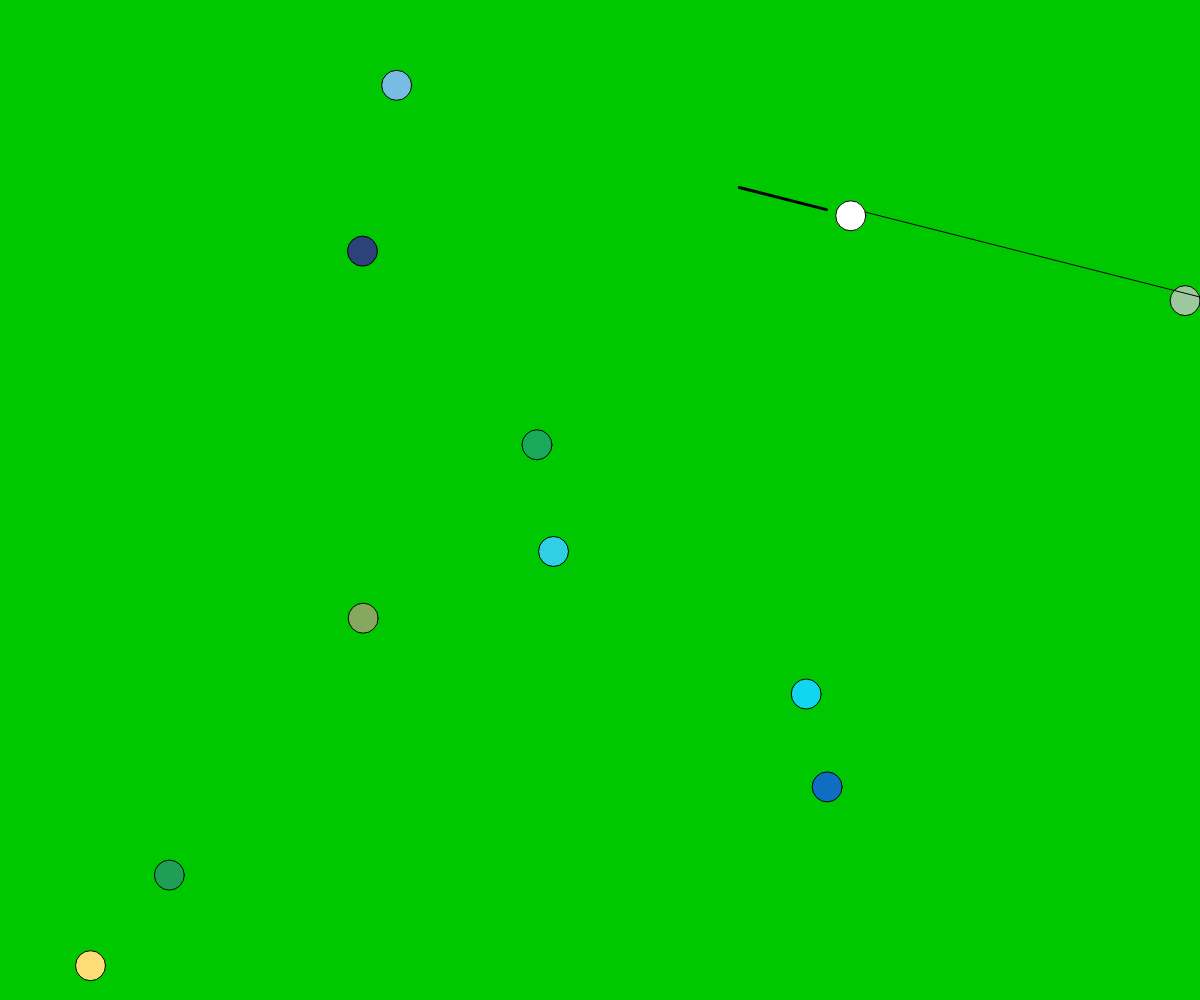
Frame 1 (no input)
Frame 60 (no input): identical to frame 1, image omitted
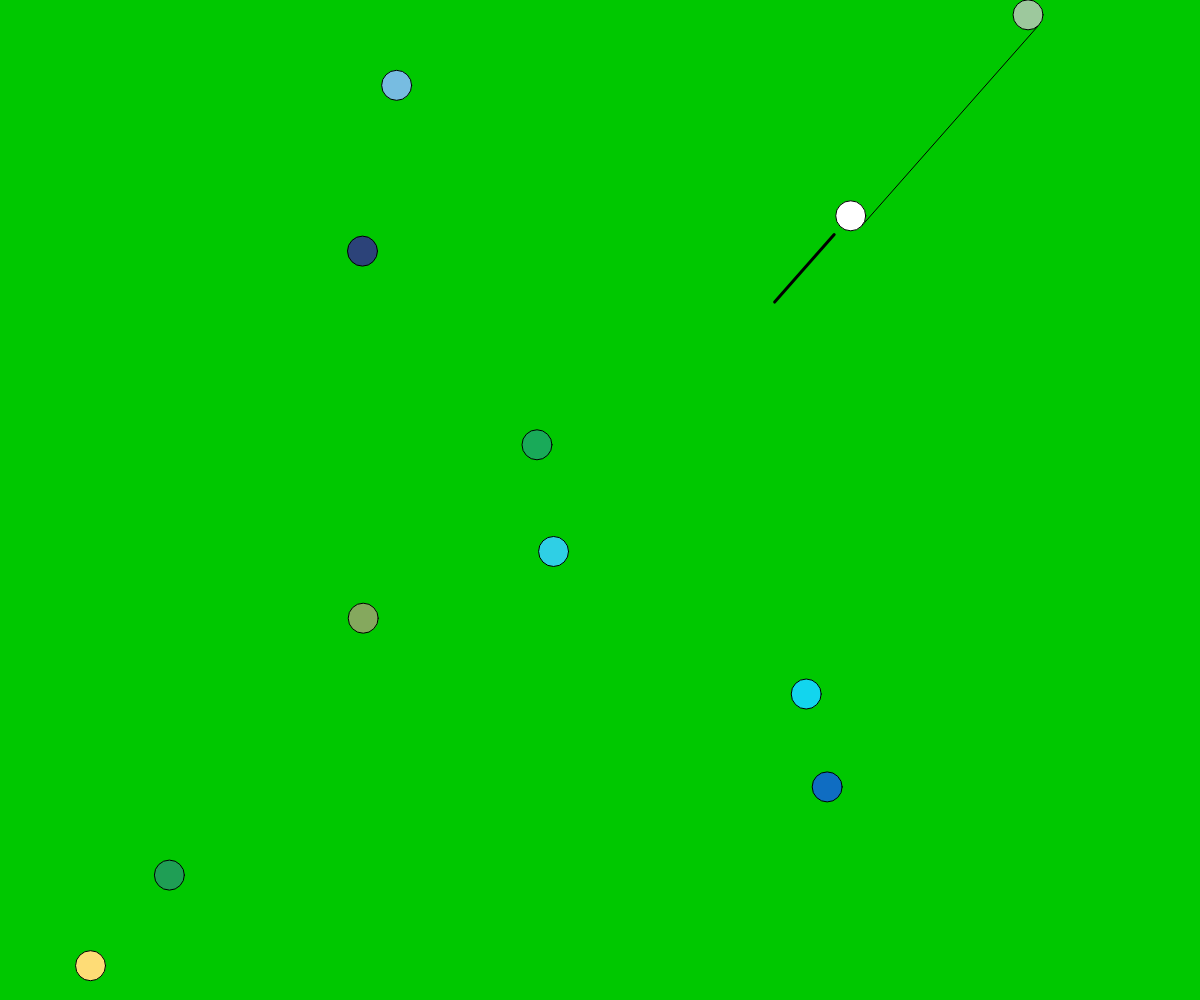
Frame 120 (the mouse pressed at the canvas centre since frame 60)

The p5.js sketch that drew these frames (run headless with seeded random() and noise() and a simulated clock; from frame 60 on, the mouse is pressed at the canvas centre):

// p5.js sketch
// ── sketch.js
let a = new Array(10);
let chosen = -1;
let mx = 0;
let my = 0;

function setup() {
	createCanvas(windowWidth, windowHeight);
	angleMode(RADIANS);
	for (let i = 0; i < a.length; i++) {
		let flag = false;
		let x;
		let y;
		while (!flag) {
			flag = true;
			x = random(dim / 2, width - dim / 2);
			y = random(dim / 2, height - dim / 2);
			for (let k = 0; k < i; k++) {
				if (sqrt(pow(a[k].px - x, 2) + pow(a[k].py - y, 2)) <= dim + 1) flag = false;
			}
		}
		a[i] = new ball(x, y);
	}
	a[0].r = 255;
	a[0].g = 255;
	a[0].b = 255;
}

function draw() {
	background(0, 200, 0);

	drawballs();
	updateballs();

}

function drawballs() {
	//steka
	strokeWeight(3);
	let angle = atan2(mouseY - a[0].py, mouseX - a[0].px);
	let amp = sqrt(pow(mouseY - a[0].py, 2) + pow(mouseX - a[0].px, 2));
	let dif = sqrt(pow(mouseX - a[0].px, 2) + pow(mouseY - a[0].py, 2)) - sqrt(pow(a[0].px - mx, 2) + pow(a[0].py - my, 2));
	if (abs(a[0].sx) < 0.01 && abs(a[0].sy) < 0.01) {
		if (chosen == 1) {
			line(a[0].px + (dim / 2 + dif + 10) * cos(angle), a[0].py + (dim / 2 + dif + 10) * sin(angle), a[0].px + (dim / 2 + dif + 100) * cos(angle), a[0].py + (dim / 2 + dif + 100) * sin(angle));
		} else {
			line(a[0].px + (dim / 2 + 10) * cos(angle), a[0].py + (dim / 2 + 10) * sin(angle), (dim / 2 + 100) * cos(angle) + a[0].px, (dim / 2 + 100) * sin(angle) + a[0].py);
		}
		//projection ball
		strokeWeight(1);
		let dis = 0;
		let x;
		let y;
		let found = false;
		while (!found) {
			dis++;
			x = a[0].px - dis * cos(angle);
			y = a[0].py - dis * sin(angle);
			if (x < dim / 2) found = true;
			if (x > width - dim / 2) found = true;
			if (y < dim / 2) found = true;
			if (y > height - dim / 2) found = true;
			for (let i = 1; i < a.length; i++) {
				if (sqrt(pow(x - a[i].px, 2) + pow(y - a[i].py, 2)) < dim) found = true;
			}
		}
		fill(200, 200, 200, 200);
		strokeWeight(1);
		circle(x, y, dim);
		line(sin(angle-PI/2) * dim / 2 + a[0].px, cos(angle-PI/2) * dim / 2 + a[0].py, sin(angle-PI/2) * dim / 2 + x, cos(angle-PI/2) * dim / 2 + y);
	}
	//balls
	for (let i = 0; i < a.length; i++) {
		strokeWeight(1);
		fill(a[i].r, a[i].g, a[i].b);
		circle(a[i].px, a[i].py, a[i].d);
	}
}

function updateballs() {
	for (let i = 0; i < a.length; i++) {
		a[i].update();
		for (let k = 0; k < a.length; k++) {
			if (i != k) a[i].collision(a[k]);
		}
		a[i].setbounds();
	}
}

function mousePressed() {
	mx = mouseX;
	my = mouseY;
	chosen = 1;
}

function mouseReleased() {
	let angle = atan2(mouseY - a[0].py, mouseX - a[0].px);
	let dif = sqrt(pow(mouseX - a[0].px, 2) + pow(mouseY - a[0].py, 2)) - sqrt(pow(a[0].px - mx, 2) + pow(a[0].py - my, 2));
	a[0].sx = -dif * cos(angle) * 0.1;
	a[0].sy = -dif * sin(angle) * 0.1;
	chosen = -1;
}

function windowResized() {
	resizeCanvas(windowWidth, windowHeight);
}

// ── ball.js
let dim = 30;

class ball {
	constructor(x, y) {
		this.px = x;
		this.py = y;
		this.sx = 0;
		this.sy = 0;
		this.ax = 0;
		this.ay = 0;
		this.d = dim;
		this.r = random(0, 255);
		this.g = random(0, 255);
		this.b = random(0, 255);
	}
	setbounds() {
		if (this.px <= this.d / 2) {
			this.px = this.d / 2;
			this.sx *= -1;
		}
		if (this.px >= width - this.d / 2) {
			this.px = width - this.d / 2;
			this.sx *= -1;
		}
		if (this.py <= this.d / 2) {
			this.py = this.d / 2;
			this.sy *= -1;
		}
		if (this.py >= height - this.d / 2) {
			this.py = height - this.d / 2;
			this.sy *= -1;
		}
	}
	collision(b) {
		let distance = Math.sqrt(pow(this.px - b.px, 2) + pow(this.py - b.py, 2));
		let sr = this.d / 2 + b.d / 2;
		if (distance <= sr) {
			let angle = atan2(this.py - b.py, this.px - b.px);
			//speed
			let u1xi = this.sx * cos(angle) + this.sy * sin(angle);
			let u1y = -this.sx * sin(angle) + this.sy * cos(angle);
			let u2xi = b.sx * cos(angle) + b.sy * sin(angle);
			let u2y = -b.sx * sin(angle) + b.sy * cos(angle);
			let u1xf = ((this.d - b.d) * u1xi + 2 * b.d * u2xi) / (this.d + b.d);
			let u2xf = ((b.d - this.d) * u2xi + 2 * this.d * u1xi) / (this.d + b.d);
			this.sx = u1xf * cos(angle) - u1y * sin(angle);
			this.sy = u1xf * sin(angle) + u1y * cos(angle);
			b.sx = u2xf * cos(angle) - u2y * sin(angle);
			b.sy = u2xf * sin(angle) + u2y * cos(angle);
			//position
			let overlap = dim - sqrt(pow(this.px - b.px, 2) + pow(this.py - b.py, 2));
			let p1xi = this.px * cos(angle) + this.py * sin(angle);
			let p1yi = -this.px * sin(angle) + this.py * cos(angle);
			let p2xi = b.px * cos(angle) + b.py * sin(angle);
			let p2yi = -b.px * sin(angle) + b.py * cos(angle);
			if (p1xi < p2xi) {
				p1xi -= overlap / 2;
				p2xi += overlap / 2;
			} else {
				p1xi += overlap / 2;
				p2xi -= overlap / 2;
			}
			this.px = p1xi * cos(angle) - p1yi * sin(angle);
			this.py = p1xi * sin(angle) + p1yi * cos(angle);
			b.px = p2xi * cos(angle) - p2yi * sin(angle);
			b.py = p2xi * sin(angle) + p2yi * cos(angle);
		}
	}
	update() {
		this.sx *= 0.99;
		this.sy *= 0.99;
		//this.sx += this.ax;
		//this.sy += this.ay;
		this.px += this.sx;
		this.py += this.sy;
		if (abs(this.sx) < 0.1) this.sx = 0;
		if (abs(this.sy) < 0.1) this.sy = 0;
	}
}
